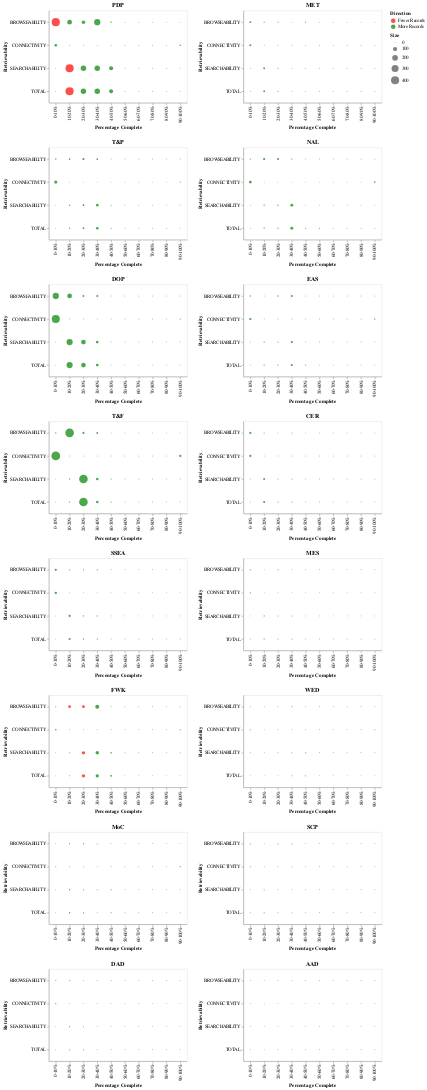

Notebook code for this chart:
### Code cell
import altair as alt
import numpy as np

ranges = [0,0.1,0.2,0.3,0.4,0.5,0.6,0.7,0.8,0.9,1]
count =0

dept_col_counts = None
depts = tidied_cur_df[' collectionCode'].unique()
charts = []
hcharts = []
for dept_code in depts:
  dept_diff_rows_df = pd.DataFrame()
  dept_cur_stats_df = tidied_cur_df.loc[tidied_cur_df[' collectionCode'] == dept_code]
  dept_prev_stats_df = tidied_prev_df.loc[tidied_prev_df[' collectionCode'] == dept_code]

  if(len(dept_cur_stats_df) < 10):
    # Ignore EXH and other errartic departments
    continue

  # Now need to loop over each completeness coll in turn
  for cur_column, prev_column in zip(dept_cur_stats_df.columns[1:], dept_prev_stats_df.columns[1:]):
        
    # Group into counts of percentages 0-10, 10-20, ... 90-100
    # dept_col_counts = dept_stats_df[column].value_counts(bins=10, sort=False)
    
    cur_dept_col_counts = dept_cur_stats_df[cur_column].groupby(pd.cut(dept_cur_stats_df[cur_column], ranges, labels=["0-10%","10-20%","20-30%","30-40%","40-50%","50-60%","60-70%","70-80%","80-90%","90-100%"], include_lowest=True)).count()
    prev_dept_col_counts = dept_prev_stats_df[prev_column].groupby(pd.cut(dept_prev_stats_df[prev_column], ranges, labels=["0-10%","10-20%","20-30%","30-40%","40-50%","50-60%","60-70%","70-80%","80-90%","90-100%"], include_lowest=True)).count()
    diff_dept_col_counts = cur_dept_col_counts.subtract(prev_dept_col_counts, fill_value=0)
    
    dept_diff_rows_df = dept_diff_rows_df.append(diff_dept_col_counts, ignore_index=False)
    
#    dept_col_counts.name = column
#    dept_rows_df = dept_rows_df.append(dept_col_counts, ignore_index=False)
    
  dept_diff_rows_df = dept_diff_rows_df.rename_axis('Retrievability').rename_axis('Percentages', axis='columns')
    # TO handle converting from CategoricalIndex - may change https://github.com/pandas-dev/pandas/issues/19136
  dept_diff_rows_df.columns = dept_diff_rows_df.columns.tolist()
 #   print(dept_rows_df)
  dept_diff_rows_df = dept_diff_rows_df.reset_index()

  dept_diff_rows_melt_df = dept_diff_rows_df.melt(id_vars=['Retrievability'], var_name='Percentage', value_name='Change')
  dept_diff_rows_melt_df.replace(0, np.nan, inplace=True) 

  chart = alt.Chart(dept_diff_rows_melt_df).mark_circle().encode(
    alt.X('Percentage:O', axis=alt.Axis(title="Percentage Complete")),
    alt.Y('Retrievability:O'),
    alt.Size('Size:Q'),
    alt.Color('Direction:N', scale=alt.Scale(domain=['Fewer Records', 'More Records'], range=['red', 'green'])),
    tooltip=['Change']
  ).transform_calculate(
      Size='abs(datum.Change)',
      Direction='if(datum.Change < 0, "Fewer Records", "More Records")'
  ).properties(title="%s" % deptNames[dept_code], width=300,height=200)
    
  charts.append(chart)
  if count > 0:
      hcharts.append(alt.hconcat(*charts))
      charts = []
      count = 0
  else:
      count += 1  
        
hcharts.append(alt.hconcat(*charts))

alt.vconcat(*hcharts)
